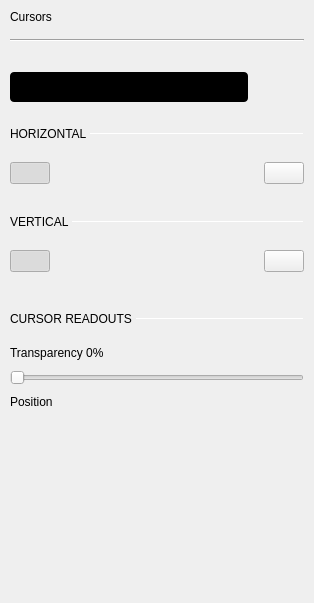
<?xml version="1.0" encoding="UTF-8"?>
<ui version="4.0">
 <class>CursorsSettings</class>
 <widget class="QWidget" name="CursorsSettings">
  <property name="geometry">
   <rect>
    <x>0</x>
    <y>0</y>
    <width>314</width>
    <height>603</height>
   </rect>
  </property>
  <property name="windowTitle">
   <string>Form</string>
  </property>
  <layout class="QVBoxLayout" name="verticalLayout">
   <property name="spacing">
    <number>0</number>
   </property>
   <property name="leftMargin">
    <number>0</number>
   </property>
   <property name="topMargin">
    <number>0</number>
   </property>
   <property name="rightMargin">
    <number>0</number>
   </property>
   <property name="bottomMargin">
    <number>0</number>
   </property>
   <item>
    <widget class="QScrollArea" name="scrollArea">
     <property name="sizePolicy">
      <sizepolicy hsizetype="Preferred" vsizetype="Preferred">
       <horstretch>0</horstretch>
       <verstretch>0</verstretch>
      </sizepolicy>
     </property>
     <property name="frameShape">
      <enum>QFrame::NoFrame</enum>
     </property>
     <property name="verticalScrollBarPolicy">
      <enum>Qt::ScrollBarAsNeeded</enum>
     </property>
     <property name="horizontalScrollBarPolicy">
      <enum>Qt::ScrollBarAlwaysOff</enum>
     </property>
     <property name="widgetResizable">
      <bool>true</bool>
     </property>
     <widget class="QWidget" name="scrollAreaWidgetContents">
      <property name="geometry">
       <rect>
        <x>0</x>
        <y>0</y>
        <width>314</width>
        <height>603</height>
       </rect>
      </property>
      <layout class="QVBoxLayout" name="verticalLayout_7">
       <property name="leftMargin">
        <number>10</number>
       </property>
       <property name="topMargin">
        <number>10</number>
       </property>
       <property name="rightMargin">
        <number>10</number>
       </property>
       <property name="bottomMargin">
        <number>10</number>
       </property>
       <item>
        <widget class="QLabel" name="label">
         <property name="sizePolicy">
          <sizepolicy hsizetype="Fixed" vsizetype="Fixed">
           <horstretch>0</horstretch>
           <verstretch>0</verstretch>
          </sizepolicy>
         </property>
         <property name="text">
          <string>Cursors</string>
         </property>
         <property name="general_settings_label" stdset="0">
          <bool>true</bool>
         </property>
        </widget>
       </item>
       <item>
        <spacer name="verticalSpacer_2">
         <property name="orientation">
          <enum>Qt::Vertical</enum>
         </property>
         <property name="sizeType">
          <enum>QSizePolicy::Fixed</enum>
         </property>
         <property name="sizeHint" stdset="0">
          <size>
           <width>0</width>
           <height>9</height>
          </size>
         </property>
        </spacer>
       </item>
       <item>
        <widget class="Line" name="line">
         <property name="sizePolicy">
          <sizepolicy hsizetype="Expanding" vsizetype="Fixed">
           <horstretch>0</horstretch>
           <verstretch>0</verstretch>
          </sizepolicy>
         </property>
         <property name="minimumSize">
          <size>
           <width>240</width>
           <height>2</height>
          </size>
         </property>
         <property name="maximumSize">
          <size>
           <width>16777215</width>
           <height>2</height>
          </size>
         </property>
         <property name="orientation">
          <enum>Qt::Horizontal</enum>
         </property>
         <property name="blue_line" stdset="0">
          <bool>true</bool>
         </property>
        </widget>
       </item>
       <item>
        <layout class="QVBoxLayout" name="verticalLayout_5">
         <property name="spacing">
          <number>0</number>
         </property>
         <property name="sizeConstraint">
          <enum>QLayout::SetDefaultConstraint</enum>
         </property>
         <item>
          <widget class="QWidget" name="widgteBtnNormalTrack" native="true">
           <layout class="QVBoxLayout" name="verticalLayout_6">
            <property name="spacing">
             <number>0</number>
            </property>
            <property name="leftMargin">
             <number>0</number>
            </property>
            <property name="topMargin">
             <number>0</number>
            </property>
            <property name="rightMargin">
             <number>0</number>
            </property>
            <property name="bottomMargin">
             <number>0</number>
            </property>
            <item>
             <spacer name="verticalSpacer_3">
              <property name="orientation">
               <enum>Qt::Vertical</enum>
              </property>
              <property name="sizeType">
               <enum>QSizePolicy::Fixed</enum>
              </property>
              <property name="sizeHint" stdset="0">
               <size>
                <width>10</width>
                <height>25</height>
               </size>
              </property>
             </spacer>
            </item>
            <item>
             <widget class="scopy::CustomSwitch" name="btnNormalTrack">
              <property name="enabled">
               <bool>true</bool>
              </property>
              <property name="sizePolicy">
               <sizepolicy hsizetype="Expanding" vsizetype="Fixed">
                <horstretch>0</horstretch>
                <verstretch>0</verstretch>
               </sizepolicy>
              </property>
              <property name="minimumSize">
               <size>
                <width>238</width>
                <height>30</height>
               </size>
              </property>
              <property name="maximumSize">
               <size>
                <width>238</width>
                <height>30</height>
               </size>
              </property>
              <property name="styleSheet">
               <string notr="true">QPushButton {
min-height: 30px;
max-height: 30px;
min-width: 238px;
max-width: 238px;
background-color: black;
border-radius: 4px;
}

QPushButton:disabled {
background-color: qlineargradient(spread:pad, x1:0.5, y1:0, x2:0.501, y2:0, stop:0 #727273, stop:1 #141416);
}

QWidget#handle {
min-height: 30px;
max-height: 30px;
min-width: 119px;
max-width: 119px;
background-color: #4a64ff;
border-radius: 2px;
}

QWidget#handle:disabled {
background-color: #aaaaaa;
}

QLabel {
margin-top: 6px;
background-color: transparent;
line-height: 19px;
}

QLabel#on {
margin-top: 0px;
min-height:30px;
max-height:30px;
min-width:119px;
max-width:119px;
qproperty-alignment: AlignCenter AlignCenter;
margin-left: 0px;
color: white;
}

QLabel#on:disabled {
color: rgba(255,255,255,102);
}

QLabel#off {
margin-top: 0px;
min-height:30px;
max-height:30px;
min-width:119px;
max-width:119px;
margin-left: 119px;
color: white;
qproperty-alignment: AlignCenter AlignCenter;
}

QLabel#off:disabled {
color: rgba(255,255,255,51);
}
</string>
              </property>
              <property name="text">
               <string/>
              </property>
              <property name="checkable">
               <bool>true</bool>
              </property>
              <property name="checked">
               <bool>true</bool>
              </property>
              <property name="flat">
               <bool>false</bool>
              </property>
              <property name="leftText" stdset="0">
               <string>Normal</string>
              </property>
              <property name="rightText" stdset="0">
               <string>Track</string>
              </property>
              <property name="duration_ms" stdset="0">
               <string>0</string>
              </property>
             </widget>
            </item>
            <item>
             <spacer name="verticalSpacer_7">
              <property name="orientation">
               <enum>Qt::Vertical</enum>
              </property>
              <property name="sizeType">
               <enum>QSizePolicy::Fixed</enum>
              </property>
              <property name="sizeHint" stdset="0">
               <size>
                <width>20</width>
                <height>15</height>
               </size>
              </property>
             </spacer>
            </item>
           </layout>
          </widget>
         </item>
         <item>
          <layout class="QHBoxLayout" name="horizontalLayout_4">
           <property name="topMargin">
            <number>10</number>
           </property>
           <item>
            <widget class="QLabel" name="label_2">
             <property name="sizePolicy">
              <sizepolicy hsizetype="Fixed" vsizetype="Fixed">
               <horstretch>0</horstretch>
               <verstretch>0</verstretch>
              </sizepolicy>
             </property>
             <property name="text">
              <string>HORIZONTAL </string>
             </property>
             <property name="subsection_label" stdset="0">
              <bool>true</bool>
             </property>
            </widget>
           </item>
           <item>
            <widget class="Line" name="line_2">
             <property name="minimumSize">
              <size>
               <width>0</width>
               <height>1</height>
              </size>
             </property>
             <property name="maximumSize">
              <size>
               <width>16777215</width>
               <height>1</height>
              </size>
             </property>
             <property name="orientation">
              <enum>Qt::Horizontal</enum>
             </property>
             <property name="subsection_line" stdset="0">
              <bool>true</bool>
             </property>
            </widget>
           </item>
          </layout>
         </item>
         <item>
          <spacer name="verticalSpacer_10">
           <property name="orientation">
            <enum>Qt::Vertical</enum>
           </property>
           <property name="sizeType">
            <enum>QSizePolicy::Fixed</enum>
           </property>
           <property name="sizeHint" stdset="0">
            <size>
             <width>0</width>
             <height>15</height>
            </size>
           </property>
          </spacer>
         </item>
        </layout>
       </item>
       <item>
        <layout class="QVBoxLayout" name="verticalLayout_3">
         <property name="spacing">
          <number>6</number>
         </property>
         <item>
          <layout class="QHBoxLayout" name="horizontalLayout">
           <property name="topMargin">
            <number>0</number>
           </property>
           <item>
            <widget class="scopy::CustomSwitch" name="hCursorsEnable">
             <property name="checkable">
              <bool>true</bool>
             </property>
             <property name="checked">
              <bool>true</bool>
             </property>
            </widget>
           </item>
           <item>
            <spacer name="horizontalSpacer">
             <property name="orientation">
              <enum>Qt::Horizontal</enum>
             </property>
             <property name="sizeHint" stdset="0">
              <size>
               <width>40</width>
               <height>20</height>
              </size>
             </property>
            </spacer>
           </item>
           <item>
            <widget class="scopy::SmallOnOffSwitch" name="btnLockHorizontal">
             <property name="styleSheet">
              <string notr="true">QPushButton[use_icon=true]</string>
             </property>
             <property name="text">
              <string/>
             </property>
             <property name="checkable">
              <bool>true</bool>
             </property>
            </widget>
           </item>
          </layout>
         </item>
        </layout>
       </item>
       <item>
        <widget class="QWidget" name="widgetVertical" native="true">
         <layout class="QGridLayout" name="gridLayout_2">
          <property name="leftMargin">
           <number>0</number>
          </property>
          <property name="topMargin">
           <number>0</number>
          </property>
          <property name="rightMargin">
           <number>0</number>
          </property>
          <property name="bottomMargin">
           <number>0</number>
          </property>
          <property name="spacing">
           <number>0</number>
          </property>
          <item row="0" column="0" colspan="2">
           <spacer name="verticalSpacer_5">
            <property name="orientation">
             <enum>Qt::Vertical</enum>
            </property>
            <property name="sizeType">
             <enum>QSizePolicy::Fixed</enum>
            </property>
            <property name="sizeHint" stdset="0">
             <size>
              <width>0</width>
              <height>25</height>
             </size>
            </property>
           </spacer>
          </item>
          <item row="1" column="1">
           <widget class="Line" name="line_3">
            <property name="minimumSize">
             <size>
              <width>0</width>
              <height>1</height>
             </size>
            </property>
            <property name="maximumSize">
             <size>
              <width>16777215</width>
              <height>1</height>
             </size>
            </property>
            <property name="orientation">
             <enum>Qt::Horizontal</enum>
            </property>
            <property name="subsection_line" stdset="0">
             <bool>true</bool>
            </property>
           </widget>
          </item>
          <item row="1" column="0">
           <widget class="QLabel" name="label_3">
            <property name="sizePolicy">
             <sizepolicy hsizetype="Fixed" vsizetype="Fixed">
              <horstretch>0</horstretch>
              <verstretch>0</verstretch>
             </sizepolicy>
            </property>
            <property name="text">
             <string>VERTICAL </string>
            </property>
            <property name="subsection_label" stdset="0">
             <bool>true</bool>
            </property>
           </widget>
          </item>
          <item row="2" column="0" colspan="2">
           <spacer name="verticalSpacer_4">
            <property name="orientation">
             <enum>Qt::Vertical</enum>
            </property>
            <property name="sizeType">
             <enum>QSizePolicy::Fixed</enum>
            </property>
            <property name="sizeHint" stdset="0">
             <size>
              <width>0</width>
              <height>15</height>
             </size>
            </property>
           </spacer>
          </item>
         </layout>
        </widget>
       </item>
       <item>
        <widget class="QWidget" name="widgetVerticalBtns" native="true">
         <layout class="QVBoxLayout" name="verticalLayout_4">
          <property name="spacing">
           <number>10</number>
          </property>
          <property name="leftMargin">
           <number>0</number>
          </property>
          <property name="topMargin">
           <number>0</number>
          </property>
          <property name="rightMargin">
           <number>0</number>
          </property>
          <item>
           <layout class="QHBoxLayout" name="horizontalLayout_2">
            <property name="topMargin">
             <number>0</number>
            </property>
            <item>
             <widget class="scopy::CustomSwitch" name="vCursorsEnable">
              <property name="checkable">
               <bool>true</bool>
              </property>
              <property name="checked">
               <bool>true</bool>
              </property>
             </widget>
            </item>
            <item>
             <spacer name="horizontalSpacer_2">
              <property name="orientation">
               <enum>Qt::Horizontal</enum>
              </property>
              <property name="sizeHint" stdset="0">
               <size>
                <width>40</width>
                <height>20</height>
               </size>
              </property>
             </spacer>
            </item>
            <item>
             <widget class="scopy::SmallOnOffSwitch" name="btnLockVertical">
              <property name="styleSheet">
               <string notr="true">QPushButton[use_icon=true]</string>
              </property>
              <property name="text">
               <string/>
              </property>
              <property name="checkable">
               <bool>true</bool>
              </property>
             </widget>
            </item>
           </layout>
          </item>
         </layout>
        </widget>
       </item>
       <item>
        <layout class="QVBoxLayout" name="verticalLayout_2">
         <property name="leftMargin">
          <number>0</number>
         </property>
         <property name="topMargin">
          <number>0</number>
         </property>
         <property name="rightMargin">
          <number>0</number>
         </property>
        </layout>
       </item>
       <item>
        <widget class="QWidget" name="readoutsWidget" native="true">
         <property name="sizePolicy">
          <sizepolicy hsizetype="Expanding" vsizetype="Fixed">
           <horstretch>0</horstretch>
           <verstretch>0</verstretch>
          </sizepolicy>
         </property>
         <property name="minimumSize">
          <size>
           <width>0</width>
           <height>50</height>
          </size>
         </property>
         <layout class="QVBoxLayout" name="readoutsLayout">
          <property name="spacing">
           <number>10</number>
          </property>
          <property name="sizeConstraint">
           <enum>QLayout::SetMinimumSize</enum>
          </property>
          <property name="leftMargin">
           <number>0</number>
          </property>
          <property name="topMargin">
           <number>0</number>
          </property>
          <property name="rightMargin">
           <number>0</number>
          </property>
          <property name="bottomMargin">
           <number>0</number>
          </property>
          <item>
           <spacer name="verticalSpacer_9">
            <property name="orientation">
             <enum>Qt::Vertical</enum>
            </property>
            <property name="sizeType">
             <enum>QSizePolicy::Fixed</enum>
            </property>
            <property name="sizeHint" stdset="0">
             <size>
              <width>0</width>
              <height>0</height>
             </size>
            </property>
           </spacer>
          </item>
          <item>
           <layout class="QGridLayout" name="gridLayout_5">
            <property name="topMargin">
             <number>0</number>
            </property>
            <property name="horizontalSpacing">
             <number>0</number>
            </property>
            <item row="1" column="1">
             <widget class="Line" name="line_4">
              <property name="minimumSize">
               <size>
                <width>0</width>
                <height>1</height>
               </size>
              </property>
              <property name="maximumSize">
               <size>
                <width>16777215</width>
                <height>1</height>
               </size>
              </property>
              <property name="autoFillBackground">
               <bool>false</bool>
              </property>
              <property name="frameShadow">
               <enum>QFrame::Sunken</enum>
              </property>
              <property name="lineWidth">
               <number>1</number>
              </property>
              <property name="midLineWidth">
               <number>0</number>
              </property>
              <property name="orientation">
               <enum>Qt::Horizontal</enum>
              </property>
              <property name="subsection_line" stdset="0">
               <bool>true</bool>
              </property>
             </widget>
            </item>
            <item row="1" column="0">
             <widget class="QLabel" name="label_6">
              <property name="sizePolicy">
               <sizepolicy hsizetype="Fixed" vsizetype="Fixed">
                <horstretch>0</horstretch>
                <verstretch>0</verstretch>
               </sizepolicy>
              </property>
              <property name="text">
               <string>CURSOR READOUTS </string>
              </property>
              <property name="subsection_label" stdset="0">
               <bool>true</bool>
              </property>
             </widget>
            </item>
            <item row="2" column="0" colspan="2">
             <spacer name="verticalSpacer_11">
              <property name="orientation">
               <enum>Qt::Vertical</enum>
              </property>
              <property name="sizeType">
               <enum>QSizePolicy::Fixed</enum>
              </property>
              <property name="sizeHint" stdset="0">
               <size>
                <width>0</width>
                <height>10</height>
               </size>
              </property>
             </spacer>
            </item>
            <item row="0" column="0" colspan="2">
             <spacer name="verticalSpacer_6">
              <property name="orientation">
               <enum>Qt::Vertical</enum>
              </property>
              <property name="sizeType">
               <enum>QSizePolicy::Fixed</enum>
              </property>
              <property name="sizeHint" stdset="0">
               <size>
                <width>0</width>
                <height>25</height>
               </size>
              </property>
             </spacer>
            </item>
           </layout>
          </item>
          <item>
           <widget class="QLabel" name="transLabel">
            <property name="text">
             <string>Transparency 0%</string>
            </property>
           </widget>
          </item>
          <item>
           <widget class="QSlider" name="horizontalSlider">
            <property name="styleSheet">
             <string notr="true"/>
            </property>
            <property name="orientation">
             <enum>Qt::Horizontal</enum>
            </property>
           </widget>
          </item>
          <item>
           <widget class="QLabel" name="label_8">
            <property name="text">
             <string>Position</string>
            </property>
           </widget>
          </item>
          <item>
           <layout class="QHBoxLayout" name="horizontalLayout_3">
            <property name="spacing">
             <number>0</number>
            </property>
            <property name="topMargin">
             <number>0</number>
            </property>
            <item>
             <widget class="QWidget" name="posSelect" native="true">
              <property name="sizePolicy">
               <sizepolicy hsizetype="Fixed" vsizetype="Fixed">
                <horstretch>0</horstretch>
                <verstretch>0</verstretch>
               </sizepolicy>
              </property>
              <property name="minimumSize">
               <size>
                <width>100</width>
                <height>100</height>
               </size>
              </property>
             </widget>
            </item>
           </layout>
          </item>
         </layout>
        </widget>
       </item>
       <item>
        <spacer name="verticalSpacer">
         <property name="orientation">
          <enum>Qt::Vertical</enum>
         </property>
         <property name="sizeType">
          <enum>QSizePolicy::Expanding</enum>
         </property>
         <property name="sizeHint" stdset="0">
          <size>
           <width>20</width>
           <height>40</height>
          </size>
         </property>
        </spacer>
       </item>
      </layout>
     </widget>
    </widget>
   </item>
  </layout>
 </widget>
 <customwidgets>
  <customwidget>
   <class>scopy::CustomSwitch</class>
   <extends>QPushButton</extends>
   <header>gui/customSwitch.h</header>
  </customwidget>
  <customwidget>
   <class>scopy::SmallOnOffSwitch</class>
   <extends>QPushButton</extends>
   <header>gui/smallOnOffSwitch.h</header>
  </customwidget>
 </customwidgets>
 <resources/>
 <connections/>
</ui>
